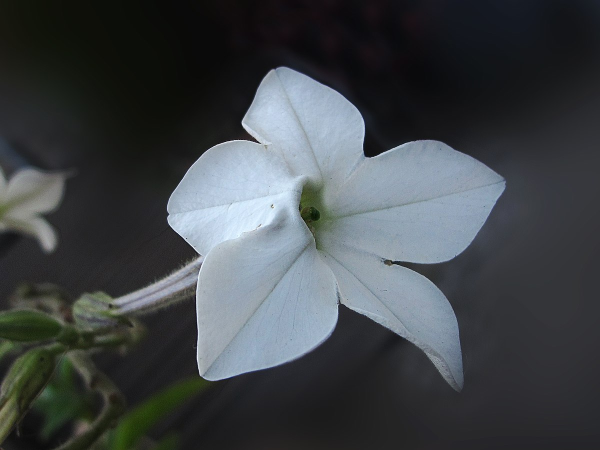
#> input picture lecture_figures/polygenic_quantitative_genetics/images/source/nicotiana_longiflora.jpg, 1200 x 900 px, found by its file name (shown at 1/2 size)
$ python prepare_images.py
#> lines starting #> are read from the running program, lines starting #| are printed output that depends on the picture
"""Prepare photographs and published figures at the exact aspect of their BB512 picture placeholders.
'fill' crops to fill; 'fit' letterboxes on the slide background colour (#FBFAF6).
Run from the lecture folder: python3 images/prepare_images.py"""
from PIL import Image
BG = (0xFB, 0xFA, 0xF6)
SIZES = {"title": (5.43, 7.5), "takeaway": (7.40, 4.25), "half": (5.57, 4.25), "full": (11.73, 3.95)}
def make(src, out, layout, mode="fill", focus=(0.5, 0.5), dpi=220):
#> called with src = 'images/source/nicotiana_longiflora.jpg', out = 'images/title_nicotiana.jpg', layout = 'title', mode = 'fill', focus = (0.45, 0.5), dpi = 220
    W, H = [int(v * dpi) for v in SIZES[layout]]
    im = Image.open(src).convert("RGB")
#> im is the input picture: PIL image 1200x900 RGB; mean R, G, B 64.6, 69.2, 72.3
    if mode == "fill":
        r = max(W / im.width, H / im.height)
#> r = 1.83
        im = im.resize((round(im.width * r), round(im.height * r)), Image.LANCZOS)
#> im: PIL image 2200x1650 RGB
        x = int((im.width - W) * focus[0]); y = int((im.height - H) * focus[1])
#> after `x = int((im.width - W) * focus[0])`: x = 452
#> after `y = int((im.height - H) * focus[1])`: y = 0
        im = im.crop((x, y, x + W, y + H))
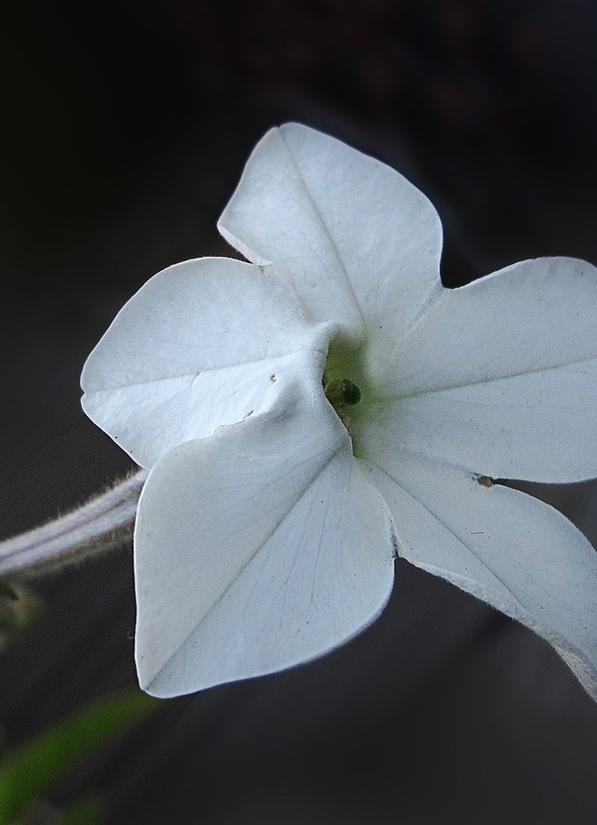
#> im: PIL image 1194x1650 RGB (shown at 1/2 size); mean R, G, B 80.3, 86.7, 92.4
    else:
        r = min(W / im.width, H / im.height)
        im = im.resize((round(im.width * r), round(im.height * r)), Image.LANCZOS)
        canvas = Image.new("RGB", (W, H), BG)
        canvas.paste(im, ((W - im.width) // 2, (H - im.height) // 2)); im = canvas
    im.save(out, quality=92)
S = "images/source/"
make(S + "nicotiana_longiflora.jpg", "images/title_nicotiana.jpg", "title", focus=(0.45, 0.5))
make(S + "living_histogram_1975.jpg", "images/living_histogram.jpg", "takeaway", "fill", focus=(0.5, 0.75))
#> call 2 of make, with src = 'images/source/living_histogram_1975.jpg', out = 'images/living_histogram.jpg', layout = 'takeaway', mode = 'fill', focus = (0.5, 0.75), dpi = 220
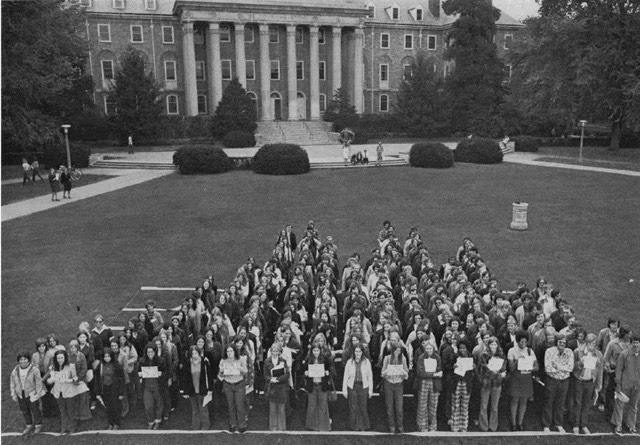
#> input picture lecture_figures/polygenic_quantitative_genetics/images/source/living_histogram_1975.jpg, 640 x 445 px, found by its file name
#> in make, im is the input picture: PIL image 640x445 RGB; min 7, max 248, mean 87.4
#> in make (call 2), `im = im.crop((x, y, x + W, y + H))`:
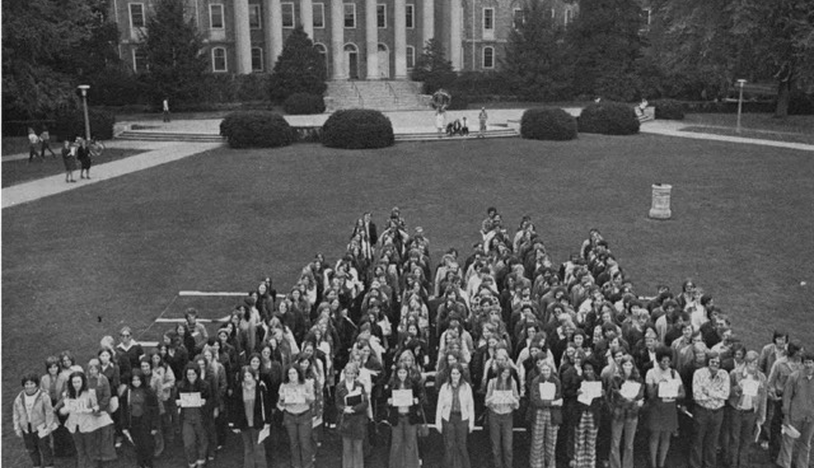
#> im: PIL image 1628x935 RGB (shown at 1/2 size); min 1, max 255, mean 85.6
make(S + "wheat_white_red.png", "images/wheat.jpg", "half", "fit")
#> call 3 of make, with src = 'images/source/wheat_white_red.png', out = 'images/wheat.jpg', layout = 'half', mode = 'fit', focus = (0.5, 0.5), dpi = 220
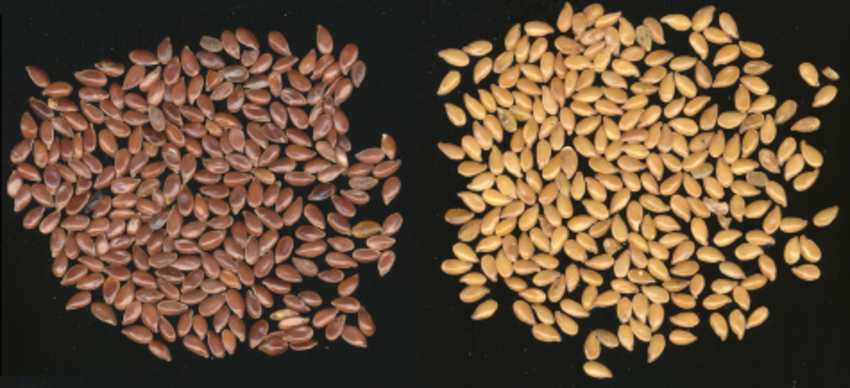
#> input picture lecture_figures/polygenic_quantitative_genetics/images/source/wheat_white_red.png, 850 x 388 px, found by its file name
#> in make (call 3), `canvas = Image.new("RGB", (W, H), BG)`:
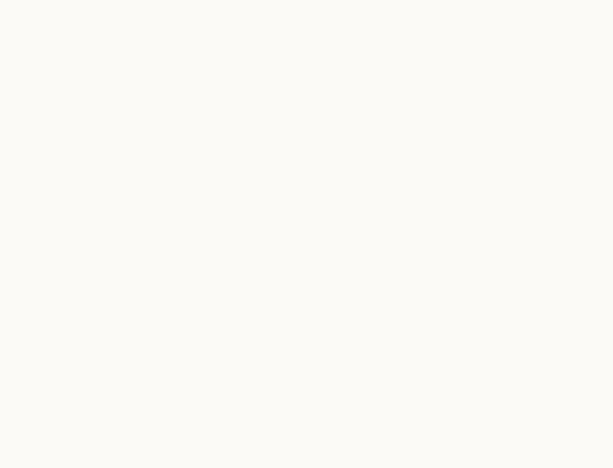
#> canvas: PIL image 1225x935 RGB (shown at 1/2 size); mean R, G, B 251, 250, 246
#> in make (call 3), `canvas.paste(im, ((W - im.width) // 2, (H - im.height) // 2))`:
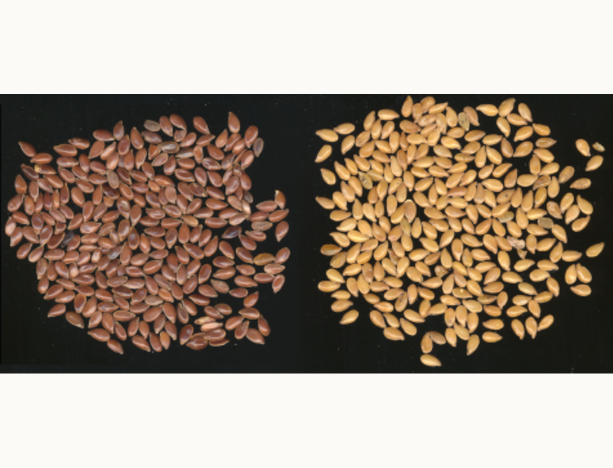
#> canvas: PIL image 1225x935 RGB (shown at 1/2 size); mean R, G, B 161.2, 147.1, 132.6
make(S + "nicotiana_longiflora.jpg", "images/nicotiana_half.jpg", "half", focus=(0.45, 0.5))
#> call 4 of make, with src = 'images/source/nicotiana_longiflora.jpg', out = 'images/nicotiana_half.jpg', layout = 'half', mode = 'fill', focus = (0.45, 0.5), dpi = 220
#> in make (call 4), `im = im.crop((x, y, x + W, y + H))`:
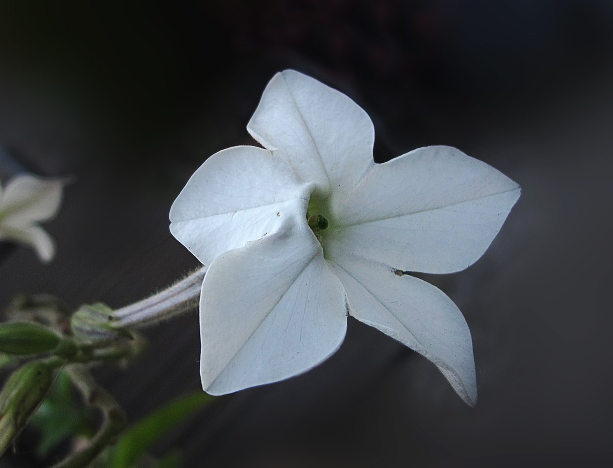
#> im: PIL image 1225x935 RGB (shown at 1/2 size); mean R, G, B 64.9, 69.5, 72.7
#> (the run stopped early here; a loop or call above may not have finished)
